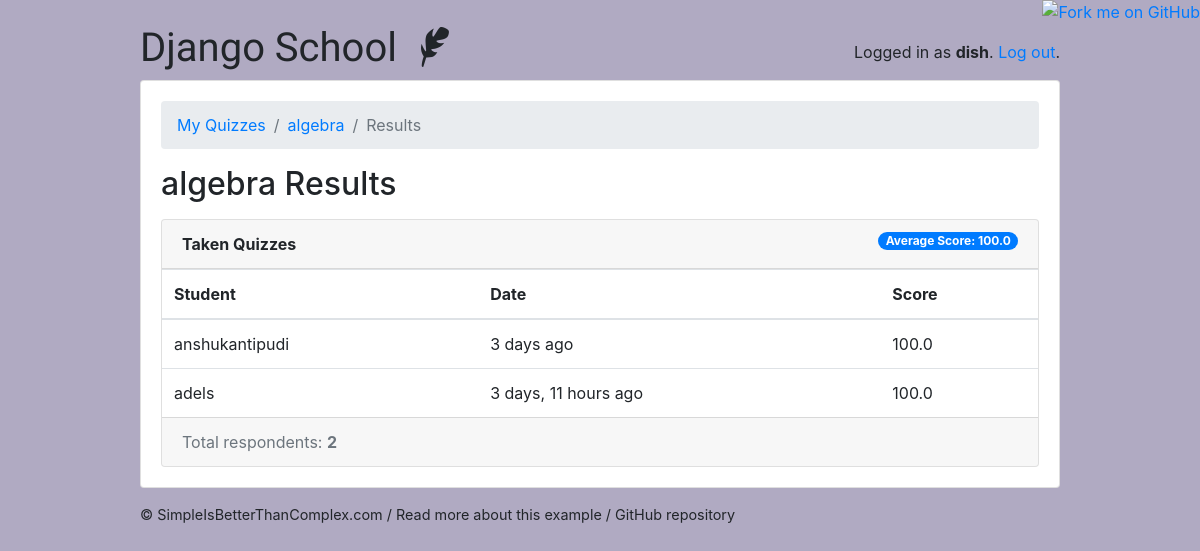
The page /teachers/quiz/1/results/ (signed in) on the database its author committed.
### classroom/models.py (models this page shows, shortened)
class User(AbstractUser):
    is_student = models.BooleanField(default=False)
    is_teacher = models.BooleanField(default=False)

class Quiz(models.Model):
    owner = models.ForeignKey(User, on_delete=models.CASCADE, related_name='quizzes')
    name = models.CharField(max_length=255)
    subject = models.ForeignKey(Subject, on_delete=models.CASCADE, related_name='quizzes')

class TakenQuiz(models.Model):
    student = models.ForeignKey(Student, on_delete=models.CASCADE, related_name='taken_quizzes')
    quiz = models.ForeignKey(Quiz, on_delete=models.CASCADE, related_name='taken_quizzes')
    score = models.FloatField()
    date = models.DateTimeField(auto_now_add=True)

class Student(models.Model):
    user = models.OneToOneField(User, on_delete=models.CASCADE, primary_key=True)
    quizzes = models.ManyToManyField(Quiz, through='TakenQuiz')
    interests = models.ManyToManyField(Subject, related_name='interested_students')

### classroom/views/teachers.py (the view)
# urls.py: path('quiz/<int:pk>/results/', teachers.QuizResultsView.as_view(), name='quiz_results'),
@method_decorator([login_required, teacher_required], name='dispatch')
class QuizResultsView(DetailView):
    model = Quiz
    context_object_name = 'quiz'
    template_name = 'classroom/teachers/quiz_results.html'
    def get_context_data(self, **kwargs):
        quiz = self.get_object()
        taken_quizzes = quiz.taken_quizzes.select_related('student__user').order_by('-date')
        total_taken_quizzes = taken_quizzes.count()
        quiz_score = quiz.taken_quizzes.aggregate(average_score=Avg('score'))
        extra_context = {
            'taken_quizzes': taken_quizzes,
            'total_taken_quizzes': total_taken_quizzes,
            'quiz_score': quiz_score
        }
        kwargs.update(extra_context)
        return super().get_context_data(**kwargs)
    def get_queryset(self):
        return self.request.user.quizzes.all()

### classroom/templates/classroom/teachers/quiz_results.html
{% extends 'base.html' %}
{% load crispy_forms_tags humanize %}
{% block content %}
  <nav aria-label="breadcrumb">
    <ol class="breadcrumb">
      <li class="breadcrumb-item"><a href="{% url 'teachers:quiz_change_list' %}">My Quizzes</a></li>
      <li class="breadcrumb-item"><a href="{% url 'teachers:quiz_change' quiz.pk %}">{{ quiz.name }}</a></li>
      <li class="breadcrumb-item active" aria-current="page">Results</li>
    </ol>
  </nav>
  <h2 class="mb-3">{{ quiz.name }} Results</h2>
  <div class="card">
    <div class="card-header">
      <strong>Taken Quizzes</strong>
      <span class="badge badge-pill badge-primary float-right">Average Score: {{ quiz_score.average_score|default_if_none:0.0 }}</span>
    </div>
    <table class="table mb-0">
      <thead>
        <tr>
          <th>Student</th>
          <th>Date</th>
          <th>Score</th>
        </tr>
      </thead>
      <tbody>
        {% for taken_quiz in taken_quizzes %}
          <tr>
            <td>{{ taken_quiz.student.user.username }}</td>
            <td>{{ taken_quiz.date|naturaltime }}</td>
            <td>{{ taken_quiz.score }}</td>
          </tr>
        {% endfor %}
      </tbody>
    </table>
    <div class="card-footer text-muted">
      Total respondents: <strong>{{ total_taken_quizzes }}</strong>
    </div>
  </div>
{% endblock %}

### templates/base.html (shortened to what this page needs)
{% load static %}<!doctype html>
<html lang="en">
  <head>
    <link rel="stylesheet" href="https://maxcdn.bootstrapcdn.com/bootstrap/4.0.0/css/bootstrap.min.css">
    <link rel="stylesheet" type="text/css" href="{% static 'vendor/fontello-2f186091/css/fontello.css' %}">
    <link rel="stylesheet" type="text/css" href="{% static 'css/app.css' %}">
    {% if user.is_authenticated and user.is_teacher %}
      <link rel="stylesheet" type="text/css" href="{% static 'css/teachers.css' %}">
    {% else %}
      <link rel="stylesheet" type="text/css" href="{% static 'css/students.css' %}">
    {% endif %}
  </head>
  <body>
    <a href="https://github.com/sibtc/django-multiple-user-types-example"><img style="position: absolute; top: 0; right: 0; border: 0;" src="https://camo.githubusercontent.com/38ef81f8aca64bb9a64448d0d70f1308ef5341ab/68747470733a2f2f73332e616d617a6f6e6177732e636f6d2f6769746875622f726962626f6e732f666f726b6d655f72696768745f6461726b626c75655f3132313632312e706e67" alt="Fork me on GitHub" data-canonical-src="https://s3.amazonaws.com/github/ribbons/forkme_right_darkblue_121621.png"></a>
    <div class="container my-4">
      <div class="row justify-content-center">
        <div class="col-md-10 col-sm-12">
          <div class="row">
            <div class="col-6">
              <h1 class="logo">
                <a href="{% url 'home' %}">
                  Django School
                  {% if user.is_authenticated %}
                    {% if user.is_teacher %}
                      <span class="icon-feather" data-toggle="tooltip" data-placement="right" title="Teacher profile"></span>
                    {% else %}
                      <span class="icon-graduation-cap" data-toggle="tooltip" data-placement="right" title="Student profile"></span>
                    {% endif %}
                  {% endif %}
                </a>
              </h1>
            </div>
            <div class="col-6 text-right">
              {% if user.is_authenticated %}
                <p class="pt-3">Logged in as <strong>{{ user.username }}</strong>. <a href="{% url 'logout' %}">Log out</a>.</p>
              {% else %}
                <a href="{% url 'login' %}" class="btn btn-light" role="button">Log in</a>
                <a href="{% url 'signup' %}" class="btn btn-primary" role="button">Sign up</a>
              {% endif %}
            </div>
          </div>
          <div class="card mb-3">
            <div class="card-body">
              {% block content %}
              {% endblock %}
            </div>
          </div>
          <footer>
            <a href="https://simpleisbetterthancomplex.com">© SimpleIsBetterThanComplex.com</a>
            /
            <a href="https://simpleisbetterthancomplex.com/tutorial/2018/01/18/how-to-implement-multiple-user-types-with-django.html">Read more about this example</a>
            /
            <a href="https://github.com/sibtc/django-multiple-user-types-example">GitHub repository</a>
          </footer>
        </div>
      </div>
    </div>
  </body>
</html>

### static/css/app.css (style rules this page uses)
.logo { font-family: 'Clicker Script', cursive; }
.logo a { color: #212529; text-decoration: none; }
footer { font-size: .9rem; }
footer a { color: #212529; }

### static/css/teachers.css (style rules this page uses)
body { background-color: #b0aac2; }

### rows shown on the page
User: username "dish"
Quiz: name "algebra"
TakenQuiz: student.user.username "anshukantipudi", date "3 days ago", score "100.0"
TakenQuiz: student.user.username "adels", date "3 days, 11 hours ago", score "100.0"

### other values the page prints
{{ quiz_score.average_score|default_if_none:0.0 }} "100.0"
{{ total_taken_quizzes }} "2"
